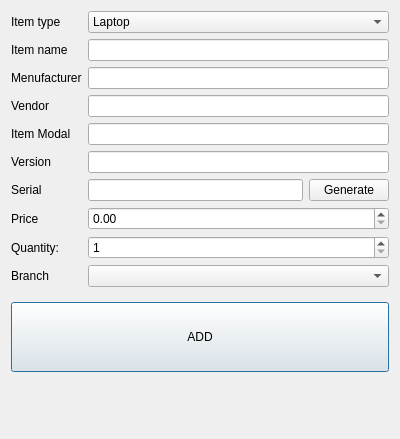
<?xml version="1.0" encoding="UTF-8"?>
<ui version="4.0">
 <class>AddProduct</class>
 <widget class="QDialog" name="AddProduct">
  <property name="geometry">
   <rect>
    <x>0</x>
    <y>0</y>
    <width>400</width>
    <height>439</height>
   </rect>
  </property>
  <property name="windowTitle">
   <string>Dialog</string>
  </property>
  <layout class="QGridLayout" name="gridLayout">
   <item row="1" column="0">
    <widget class="QPushButton" name="btn_add_inventory">
     <property name="sizePolicy">
      <sizepolicy hsizetype="Preferred" vsizetype="Preferred">
       <horstretch>0</horstretch>
       <verstretch>0</verstretch>
      </sizepolicy>
     </property>
     <property name="minimumSize">
      <size>
       <width>0</width>
       <height>70</height>
      </size>
     </property>
     <property name="maximumSize">
      <size>
       <width>16777215</width>
       <height>16777215</height>
      </size>
     </property>
     <property name="baseSize">
      <size>
       <width>0</width>
       <height>0</height>
      </size>
     </property>
     <property name="cursor">
      <cursorShape>PointingHandCursor</cursorShape>
     </property>
     <property name="autoFillBackground">
      <bool>false</bool>
     </property>
     <property name="styleSheet">
      <string notr="true"/>
     </property>
     <property name="text">
      <string>ADD</string>
     </property>
     <property name="icon">
      <iconset theme="add">
       <normaloff>../../</normaloff>../../</iconset>
     </property>
     <property name="iconSize">
      <size>
       <width>16</width>
       <height>16</height>
      </size>
     </property>
    </widget>
   </item>
   <item row="0" column="0">
    <layout class="QFormLayout" name="formLayout">
     <item row="0" column="0">
      <widget class="QLabel" name="label_5">
       <property name="text">
        <string>Item type</string>
       </property>
      </widget>
     </item>
     <item row="0" column="1">
      <widget class="QComboBox" name="cb_item_type">
       <item>
        <property name="text">
         <string>Laptop</string>
        </property>
       </item>
       <item>
        <property name="text">
         <string>Mobile</string>
        </property>
       </item>
       <item>
        <property name="text">
         <string>Personal Computer</string>
        </property>
       </item>
       <item>
        <property name="text">
         <string>Accessory</string>
        </property>
       </item>
      </widget>
     </item>
     <item row="1" column="0">
      <widget class="QLabel" name="label_2">
       <property name="text">
        <string>Item name</string>
       </property>
      </widget>
     </item>
     <item row="1" column="1">
      <widget class="QLineEdit" name="le_item_name"/>
     </item>
     <item row="2" column="0">
      <widget class="QLabel" name="label_3">
       <property name="text">
        <string>Menufacturer</string>
       </property>
      </widget>
     </item>
     <item row="2" column="1">
      <widget class="QLineEdit" name="le_manufecturer"/>
     </item>
     <item row="3" column="0">
      <widget class="QLabel" name="label_8">
       <property name="text">
        <string>Vendor</string>
       </property>
      </widget>
     </item>
     <item row="3" column="1">
      <widget class="QLineEdit" name="le_vendor"/>
     </item>
     <item row="4" column="0">
      <widget class="QLabel" name="label_4">
       <property name="text">
        <string>Item Modal</string>
       </property>
      </widget>
     </item>
     <item row="4" column="1">
      <widget class="QLineEdit" name="le_modal"/>
     </item>
     <item row="5" column="0">
      <widget class="QLabel" name="label_9">
       <property name="text">
        <string>Version</string>
       </property>
      </widget>
     </item>
     <item row="5" column="1">
      <widget class="QLineEdit" name="le_version"/>
     </item>
     <item row="6" column="0">
      <widget class="QLabel" name="label_6">
       <property name="text">
        <string>Serial</string>
       </property>
      </widget>
     </item>
     <item row="6" column="1">
      <layout class="QHBoxLayout" name="horizontalLayout">
       <item>
        <widget class="QLineEdit" name="le_serial"/>
       </item>
       <item>
        <widget class="QPushButton" name="btn_generate_uuid">
         <property name="text">
          <string>Generate</string>
         </property>
        </widget>
       </item>
      </layout>
     </item>
     <item row="7" column="0">
      <widget class="QLabel" name="label_7">
       <property name="text">
        <string>Price</string>
       </property>
      </widget>
     </item>
     <item row="7" column="1">
      <widget class="QDoubleSpinBox" name="sb_price">
       <property name="maximum">
        <double>1000000000000000013287555072.000000000000000</double>
       </property>
      </widget>
     </item>
     <item row="9" column="0">
      <widget class="QLabel" name="label">
       <property name="frameShape">
        <enum>QFrame::NoFrame</enum>
       </property>
       <property name="frameShadow">
        <enum>QFrame::Plain</enum>
       </property>
       <property name="text">
        <string>Branch</string>
       </property>
      </widget>
     </item>
     <item row="9" column="1">
      <widget class="QComboBox" name="cb_add_item_branch"/>
     </item>
     <item row="10" column="0">
      <widget class="Line" name="line">
       <property name="orientation">
        <enum>Qt::Horizontal</enum>
       </property>
      </widget>
     </item>
     <item row="8" column="0">
      <widget class="QLabel" name="label_10">
       <property name="text">
        <string>Quantity:</string>
       </property>
      </widget>
     </item>
     <item row="8" column="1">
      <widget class="QSpinBox" name="sb_quantity">
       <property name="minimum">
        <number>1</number>
       </property>
       <property name="maximum">
        <number>999999999</number>
       </property>
      </widget>
     </item>
    </layout>
   </item>
   <item row="2" column="0">
    <spacer name="verticalSpacer">
     <property name="orientation">
      <enum>Qt::Vertical</enum>
     </property>
     <property name="sizeHint" stdset="0">
      <size>
       <width>20</width>
       <height>40</height>
      </size>
     </property>
    </spacer>
   </item>
  </layout>
 </widget>
 <resources/>
 <connections/>
</ui>
